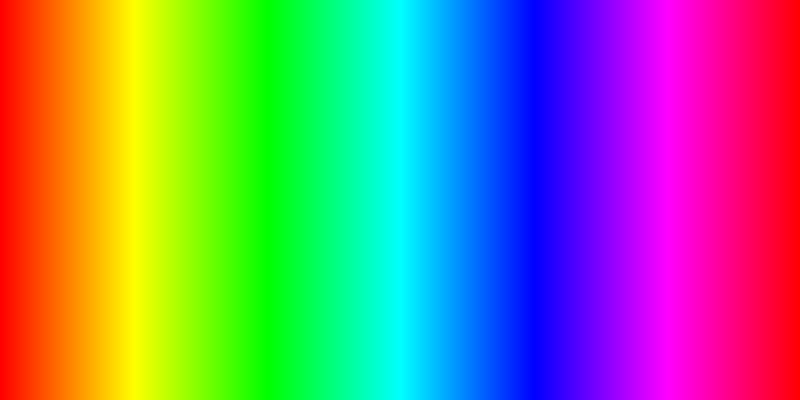
Frame 1 (no input)
Frame 60 (the mouse pressed at the canvas centre just before this capture): identical to frame 1, image omitted
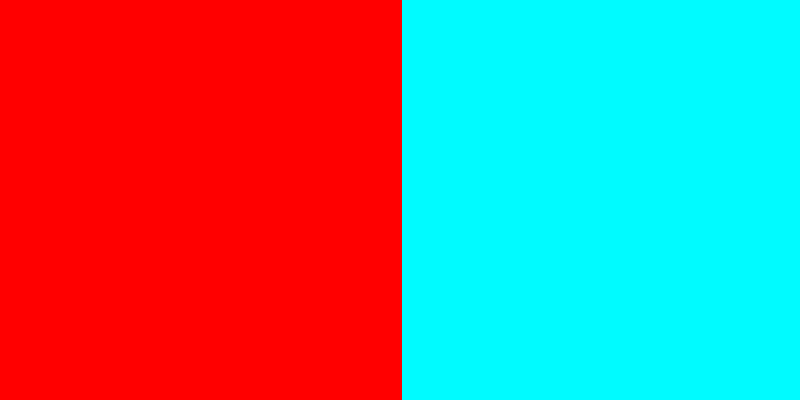
Frame 120 (the mouse held since frame 60 and released just before this capture)

The Processing sketch that drew these frames (run headless with seeded random() and noise(); from frame 60 on, the mouse is pressed at the canvas centre):

// Processing sketch: colorSpectrum
// ── colorSpectrum.pde
int stepX;
int stepY;

void setup() {
  size(800, 400);
  noCursor();
  noStroke();
  colorMode(HSB, width, height, 100);
}

void draw() {
  stepX = mouseX + 2;
  stepY = mouseY + 2;
  
  for (int i = 0; i < height; i += stepY) {
    for (int j = 0; j < width; j += stepX) {
      fill(j, width-i, 100);
      rect(j, i, stepX, stepY);
    }
  }
}
